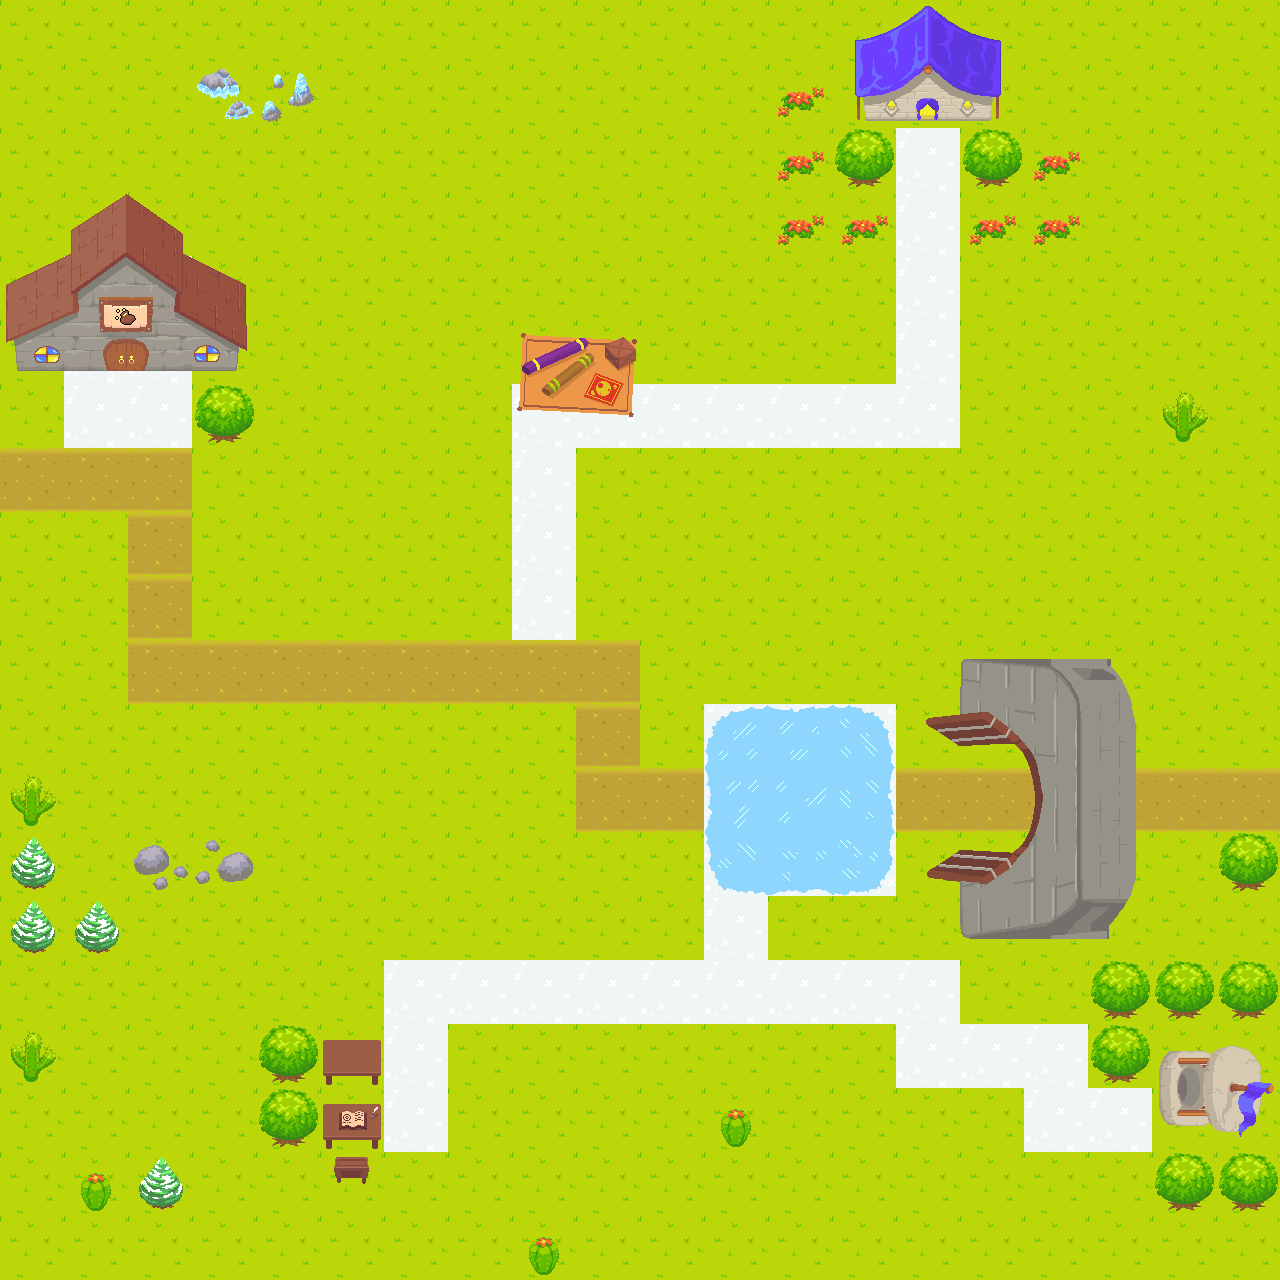

This game map was drawn from its Tiled (.tmx) file and the tilesets committed beside it. A one-line description and the full map source follow:
An orthogonal 20x20 tile map with 64x64 px tiles, 3 tile layers (Tile Layer 1, Tile Layer 3, Tile Layer 2) and 27 objects.

<map version="1.10" tiledversion="1.11.2" orientation="orthogonal" renderorder="right-down" width="20" height="20" tilewidth="64" tileheight="64" infinite="0" nextlayerid="8" nextobjectid="48">
 <tileset firstgid="1" source="Town.tsx" />
 <layer id="1" name="Tile Layer 1" width="20" height="20">
  <data encoding="csv">
35,35,35,35,35,35,35,35,35,35,35,35,35,35,35,35,35,35,35,35,
35,35,35,35,35,35,35,35,35,35,35,35,35,35,35,35,35,35,35,35,
35,35,35,35,35,35,35,35,35,35,35,35,35,35,40,35,35,35,35,35,
35,35,35,35,35,35,35,35,35,35,35,35,35,35,40,35,35,35,35,35,
35,40,40,35,35,35,35,35,35,35,35,35,35,35,40,35,35,35,35,35,
35,40,40,35,35,35,35,35,35,35,35,35,35,35,40,35,35,35,35,35,
35,40,40,35,35,35,35,35,40,40,40,40,40,40,40,35,35,35,35,35,
73,73,73,35,35,35,35,35,40,35,35,35,35,35,35,35,35,35,35,35,
35,35,73,35,35,35,35,35,40,35,35,35,74,74,74,74,74,74,74,74,
35,35,73,35,35,35,35,35,40,35,35,35,74,35,35,35,35,35,35,35,
35,35,73,73,73,73,74,74,74,74,35,35,74,35,35,35,35,35,35,35,
35,35,35,35,35,35,35,35,35,74,35,35,74,35,35,35,35,35,35,35,
35,35,35,35,35,35,35,35,35,74,74,74,74,74,74,74,74,74,74,74,
35,35,35,35,35,35,35,35,35,35,35,40,35,35,35,35,35,35,35,35,
35,35,35,35,35,35,35,35,35,35,35,40,35,35,35,35,35,35,35,35,
35,35,35,35,35,35,40,40,40,40,40,40,40,40,40,35,35,35,35,35,
35,35,35,35,35,35,40,35,35,35,35,35,35,35,40,40,40,35,35,35,
35,35,35,35,35,35,40,35,35,35,35,35,35,35,35,35,40,40,35,35,
35,35,35,35,35,35,35,35,35,35,35,35,35,35,35,35,35,35,35,35,
35,35,35,35,35,35,35,35,35,35,35,35,35,35,35,35,35,35,35,35
</data>
 </layer>
 <layer id="3" name="Tile Layer 3" width="20" height="20">
  <data encoding="csv">
0,0,0,0,0,0,0,0,0,0,0,0,0,0,0,0,0,0,0,0,
0,0,0,38,39,0,0,0,0,0,0,0,3,0,0,0,0,0,0,0,
0,0,0,0,0,0,0,0,0,0,0,0,3,2,0,2,3,0,0,0,
0,0,0,0,0,0,0,0,0,0,0,0,3,3,0,3,3,0,0,0,
0,0,0,0,0,0,0,0,0,0,0,0,0,0,0,0,0,0,0,0,
0,0,0,0,0,0,0,0,0,0,0,0,0,0,0,0,0,0,0,0,
0,0,0,2,0,0,0,0,0,0,0,0,0,0,0,0,0,0,374,0,
74,74,74,0,0,0,0,0,0,0,0,0,0,0,0,0,0,0,0,374,
0,0,74,0,0,0,0,0,0,0,0,0,0,0,374,0,0,0,374,0,
0,0,74,0,0,0,0,0,0,0,0,0,0,0,0,0,0,0,0,0,
0,0,74,74,74,74,74,0,0,0,0,0,0,0,0,0,0,0,0,0,
0,0,0,0,0,0,0,0,0,0,0,0,0,0,0,0,0,0,0,2,
374,0,0,0,0,0,0,0,0,0,0,0,0,0,0,0,0,0,0,0,
41,0,5,6,0,0,0,0,0,0,0,0,0,0,0,0,0,0,0,2,
41,41,0,0,0,0,0,0,0,0,0,0,0,0,0,0,0,0,0,0,
0,0,0,0,0,0,0,0,0,0,0,0,0,0,0,0,0,2,2,2,
374,0,0,0,2,0,0,0,0,0,0,0,0,0,0,0,0,2,0,0,
0,0,0,0,2,0,0,0,0,0,0,341,0,0,0,0,0,0,0,0,
0,341,41,0,0,0,0,0,0,0,0,0,0,0,0,0,0,0,2,2,
0,0,0,0,0,0,0,0,341,0,0,0,0,0,0,0,0,0,0,0
</data>
 </layer>
 <layer id="2" name="Tile Layer 2" width="20" height="20">
  <data encoding="csv">
0,0,0,0,0,0,0,0,0,0,0,0,0,338,339,340,0,0,0,0,
0,0,0,0,0,0,0,0,0,0,0,0,0,371,372,373,0,0,0,0,
0,0,0,0,0,0,0,0,0,0,0,0,0,0,0,0,0,0,0,0,
0,233,234,0,0,0,0,0,0,0,0,0,0,0,0,0,0,0,0,0,
265,266,267,268,0,0,0,0,0,0,0,0,0,0,0,0,0,0,0,0,
298,299,300,301,0,0,0,0,342,343,0,0,0,0,0,0,0,0,0,0,
0,0,0,0,0,0,0,0,375,376,0,0,0,0,0,0,0,0,0,0,
74,74,74,0,0,0,0,0,0,0,0,0,0,0,0,0,394,35,35,35,
0,0,74,0,0,0,0,0,0,0,0,0,35,35,35,35,35,35,35,35,
0,0,74,0,0,0,0,0,0,0,0,0,35,35,0,0,35,35,35,35,
0,0,74,74,74,74,0,0,0,0,0,0,35,35,35,2684354688,2684354655,2684354622,35,202,
0,0,0,0,0,0,0,0,0,0,0,172,173,2684354732,2684354722,2684354689,2684354656,2684354623,35,35,
0,0,0,0,0,0,0,0,0,0,0,205,206,2684354733,74,74,2684354657,2684354624,74,74,
0,0,0,0,0,0,0,0,0,0,0,2684354800,2684354767,2684354734,2684354724,2684354691,2684354658,2684354625,0,0,
0,0,0,0,0,0,0,0,0,0,0,0,0,0,0,2684354692,2684354659,2684354626,0,0,
0,0,0,0,0,0,0,0,0,0,0,0,0,0,0,0,0,0,0,0,
0,0,0,0,0,171,0,0,0,0,0,0,0,0,0,0,0,0,2684355000,2684354967,
0,0,0,0,0,204,0,0,0,0,0,0,0,0,0,0,0,0,2684355001,2684354968,
0,0,0,0,0,237,0,0,0,0,0,0,0,0,0,0,0,0,0,0,
0,0,0,0,0,0,0,0,0,0,0,0,0,0,0,0,0,0,0,0
</data>
 </layer>
 <objectgroup id="7" name="Collisions">
  <object id="20" x="42" y="24" width="778" height="156" />
  <object id="21" x="1054" y="40" width="202" height="596" />
  <object id="22" x="604" y="476" width="428" height="132" />
  <object id="23" x="976" y="202" width="60" height="250" />
  <object id="24" x="288" y="222" width="604" height="86" />
  <object id="25" x="674" y="352" width="194" height="2" />
  <object id="27" x="284" y="362" width="198" height="256" />
  <object id="28" x="34" y="536" width="80" height="692" />
  <object id="29" x="166" y="720" width="370" height="216" />
  <object id="30" x="164" y="1002" width="92" height="266" />
  <object id="31" x="316" y="1192" width="944" height="44" />
  <object id="32" x="504" y="1052" width="372" height="112" />
  <object id="33" x="920" y="1100" width="26" height="32" />
  <object id="34" x="970" y="1104" width="32" height="40" />
  <object id="35" x="1044" y="1166" width="152" height="58" />
  <object id="36" x="1130" y="928" width="126" height="92" />
  <object id="37" x="564" y="864" width="132" height="76" />
  <object id="38" x="662" y="640" width="254" height="50" />
  <object id="39" x="780" y="898" width="168" height="46" />
  <object id="40" x="1140" y="680" width="104" height="60" />
  <object id="41" x="1542" y="626" />
  <object id="42" x="118" y="708" width="446" height="126" />
  <object id="43" x="576" y="458" width="392" height="178" />
  <object id="44" x="430" y="396" width="64" height="220" />
  <object id="45" x="656" y="700" width="278" height="60" />
  <object id="46" x="106" y="42" visible="0" />
  <object id="47" x="-1090" y="350" />
 </objectgroup>
</map>
